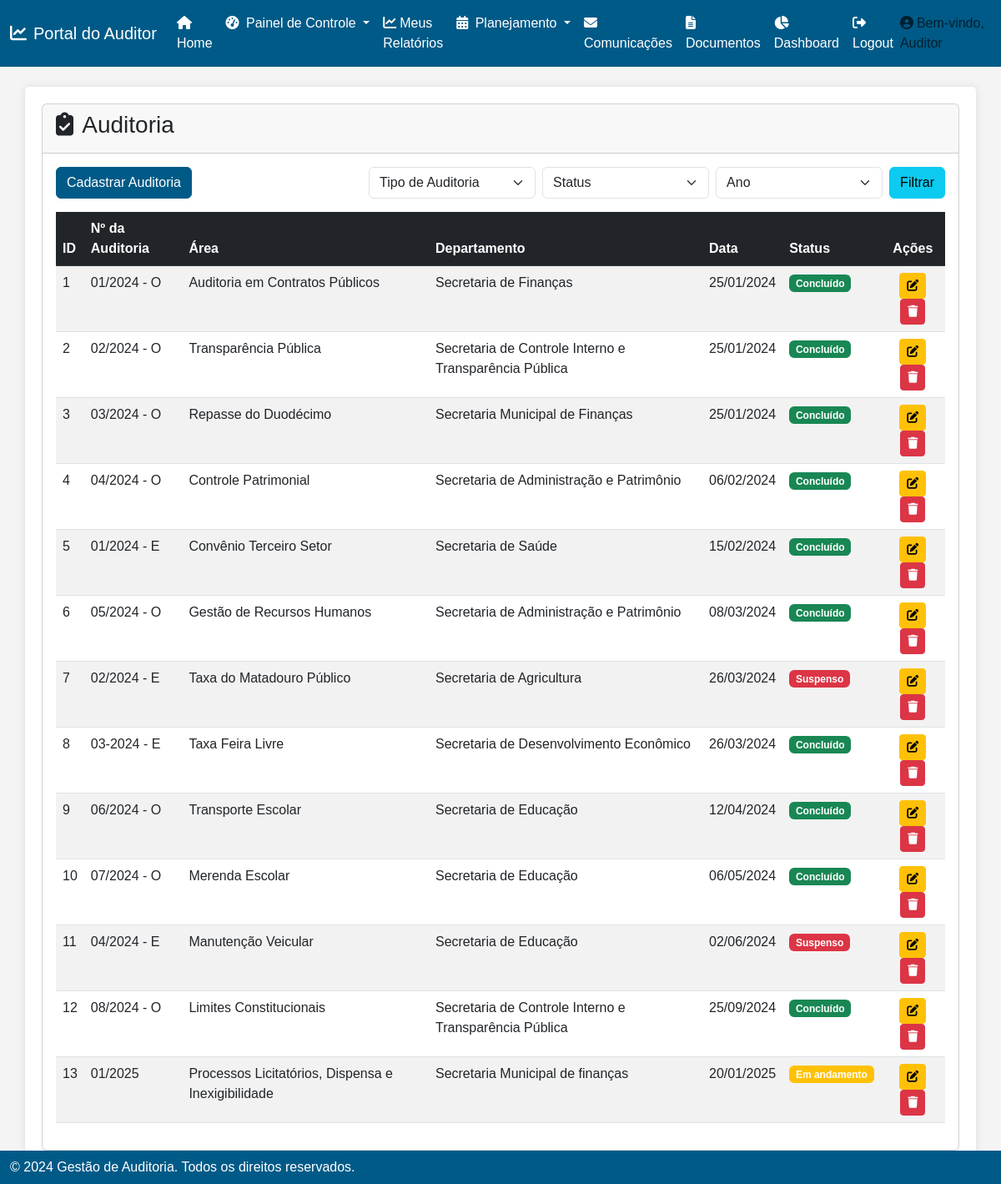
The app's page /auditoria (signed in), older data.
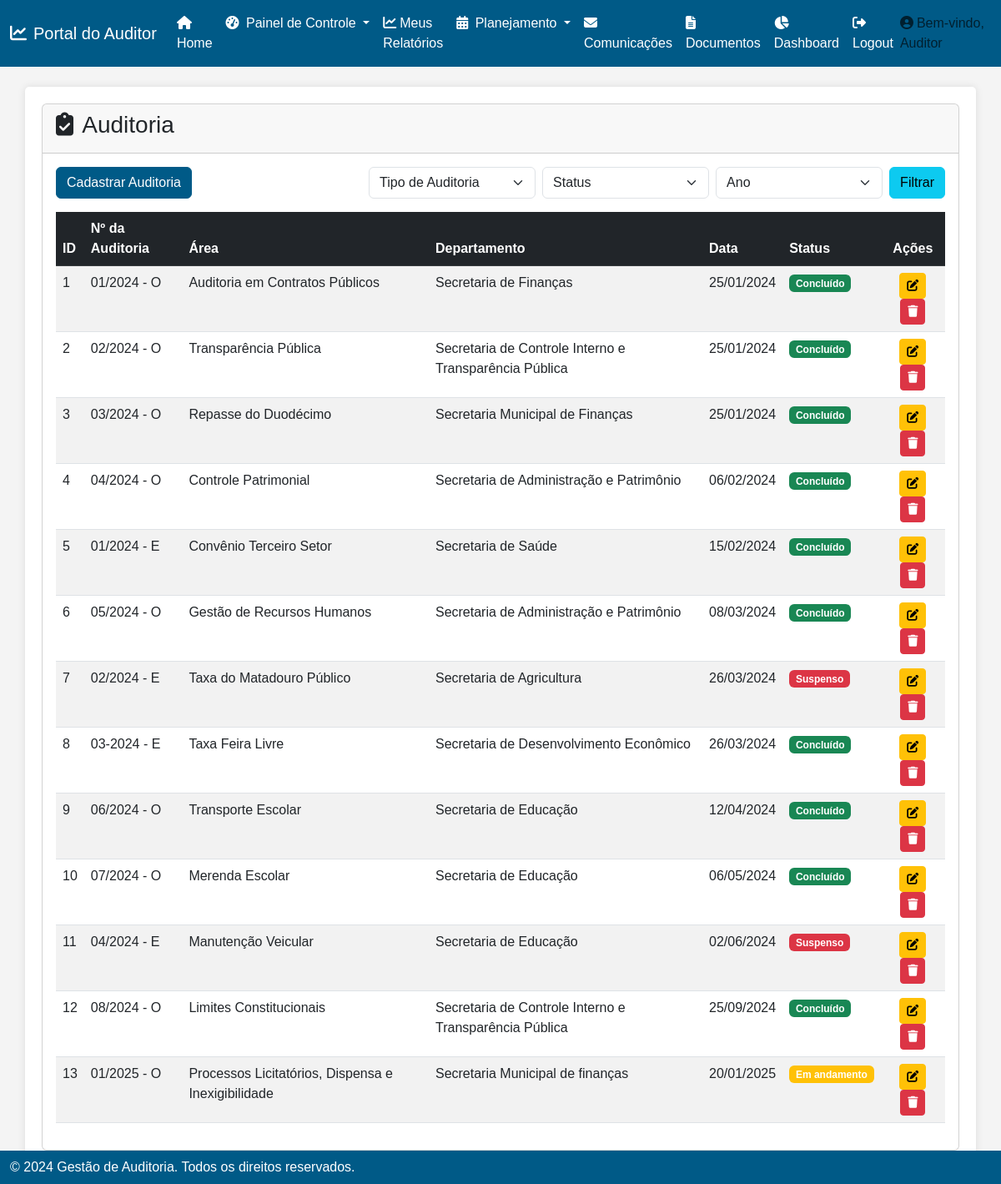
The same page, newer data.
### app.py (models this page shows)
class Auditoria(db.Model):
    id = db.Column(db.Integer, primary_key=True)
    numero_auditoria = db.Column(db.String(100), nullable=False)
    area = db.Column(db.String(100), nullable=False)
    departamento = db.Column(db.String(100), nullable=False)
    data = db.Column(db.Date, nullable=False)
    status = db.Column(db.String(50), nullable=False)  # Adicionando a coluna 'status'

### app.py (the view)
@app.route('/auditoria', methods=['GET'])
def auditoria():
    if 'logged_in' not in session:
        return redirect(url_for('login'))
    auditorias = Auditoria.query.all()
    secretarias = list(set(auditoria.departamento for auditoria in auditorias))
    anos = list(set(auditoria.data.year for auditoria in auditorias))
    anos.sort(reverse=True)
    return render_template('Auditoria.html', auditorias=auditorias, secretarias=secretarias, anos=anos)

### templates/Auditoria.html (shortened to what this page needs)
{% extends "base.html" %}
{% block content %}
    <div class="card">
        <div class="card-header">
            <h3><i class="fas fa-clipboard-check me-1"></i> Auditoria</h3>
        </div>
        <div class="card-body">
            <div class="d-flex justify-content-between mb-3">
                <button class="btn btn-primary" data-bs-toggle="modal" data-bs-target="#addAuditModal">Cadastrar Auditoria</button>
                <div class="d-flex">
                    <select class="form-select d-inline-block me-2" style="width: 200px;" id="tipo_auditoria">
                        <option value="">Tipo de Auditoria</option>
                    </select>
                    <select class="form-select d-inline-block me-2" style="width: 200px;" id="status">
                        <option value="">Status</option>
                    </select>
                    <select class="form-select d-inline-block me-2" style="width: 200px;" id="ano">
                        <option value="">Ano</option>
                    </select>
                    <button class="btn btn-info" id="btnFiltrar">Filtrar</button>
                </div>
            </div>
            <div class="table-responsive">
                <table class="table table-striped">
                    <thead class="table-dark">
                        <tr>
                            <th>ID</th>
                            <th>Nº da Auditoria</th>
                            <th>Área</th>
                            <th>Departamento</th>
                            <th>Data</th>
                            <th>Status</th>
                            <th class="text-center">Ações</th>
                        </tr>
                    </thead>
                    <tbody id="auditoria-table">
                        {% if auditorias %}
                            {% for auditoria in auditorias %}
                                <tr>
                                    <td>{{ auditoria.id }}</td>
                                    <td>{{ auditoria.numero_auditoria }}</td>
                                    <td>{{ auditoria.area }}</td>
                                    <td>{{ auditoria.departamento }}</td>
                                    <td>{{ auditoria.data.strftime('%d/%m/%Y') }}</td>
                                    <td>
                                        <span class="badge
                                            {% if auditoria.status == 'Em andamento' %}bg-warning
                                            {% elif auditoria.status == 'Concluído' %}bg-success
                                            {% elif auditoria.status == 'Suspenso' %}bg-danger
                                            {% endif %}">
                                            {{ auditoria.status }}
                                        </span>
                                    </td>
                                    <td class="text-center">
                                        <a href="{{ url_for('editar_auditoria', id=auditoria.id) }}" class="btn btn-warning btn-sm">
                                            <i class="fas fa-edit"></i>
                                        </a>
                                        <form action="{{ url_for('excluir_auditoria', id=auditoria.id) }}" method="POST" style="display:inline;">
                                            <button type="submit" class="btn btn-danger btn-sm" onclick="return confirm('Tem certeza que deseja excluir?');">
                                                <i class="fas fa-trash"></i>
                                            </button>
                                        </form>
                                    </td>
                                </tr>
                            {% endfor %}
                        {% else %}
                            <tr>
                                <td colspan="7" class="text-center">Nenhuma auditoria encontrada.</td>
                            </tr>
                        {% endif %}
                    </tbody>
                </table>
            </div>
        </div>
    </div>
{% endblock %}

Row changes from the older to the newer data that the page shows:
changed Auditoria "Processos Licitatórios, Dispensa e Inexigibilidade": numero_auditoria "01/2025" → "01/2025 - O"
